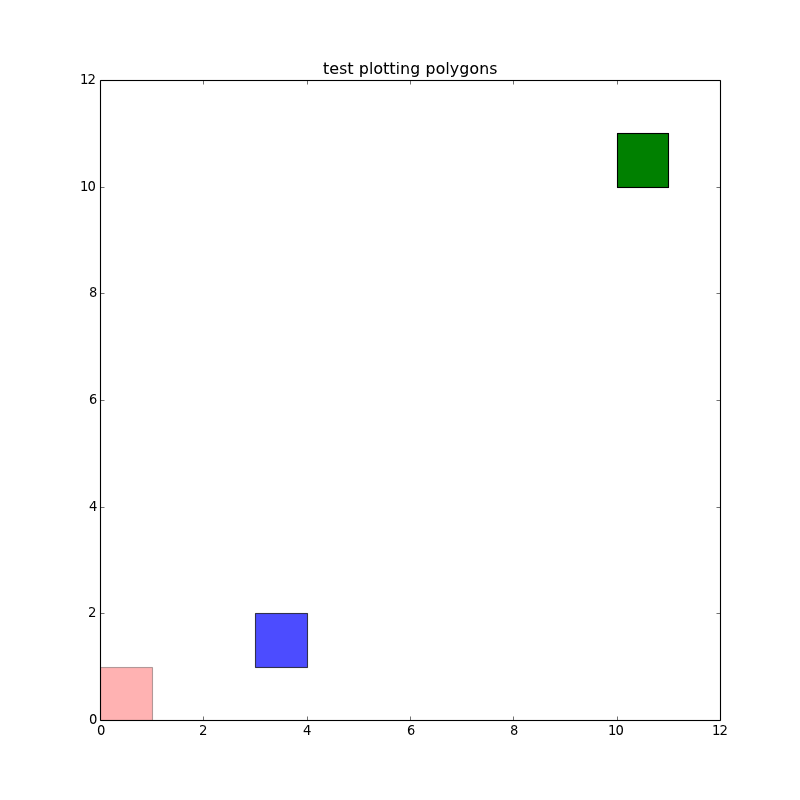

The script that drew this image:
from pylayers.util.geomutil import *
import matplotlib.pyplot as plt
import numpy as np
p1 = np.array([[0,1,1,0],[0,0,1,1]])
P1 = Polygon(p1)
p2 = [[3,4,4,3],[1,1,2,2]]
P2 = Polygon(p2)
p3 = [np.array([10,10]),np.array([11,10]),np.array([11,11]),np.array([10,11])]
P3 = Polygon(p3)
fig,ax = P1.plot(color='red',alpha=0.3)
fig,ax = P2.plot(fig=fig,ax=ax,color='blue',alpha=0.7)
fig,ax = P3.plot(fig=fig,ax=ax,color='green',alpha=1)
title = plt.title('test plotting polygons')
